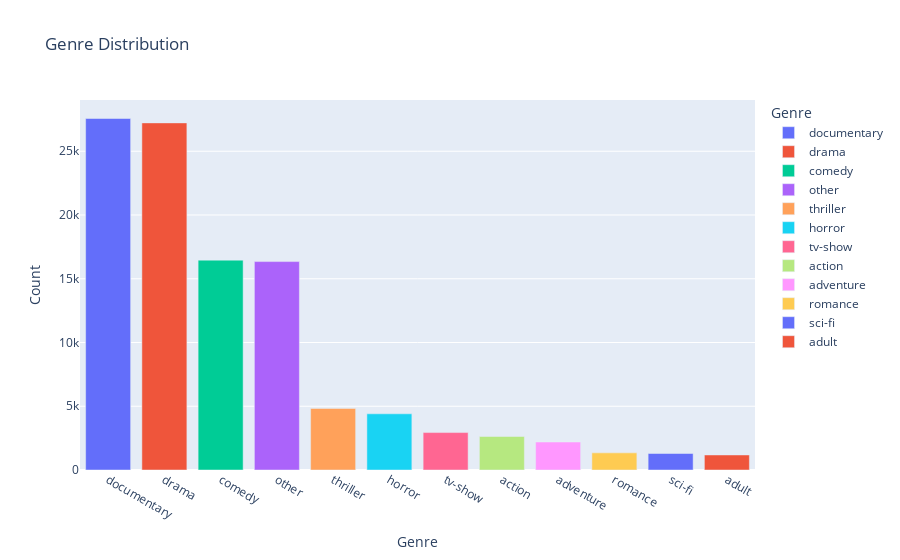

Write notebook code for a chart like this one.
### Code cell
genre = train_df['Genre'].value_counts()
fig = px.bar(genre, x=genre.index, y=genre, title='Genre Distribution', color=genre.index)
fig.update_layout(xaxis_title='Genre', yaxis_title='Count')
fig.show()

### Figure 1 — Plotly figure (JSON) as saved in the notebook; plotly's stock layout.template omitted (floating-point values rounded to 4 significant figures)
{"data": [{"alignmentgroup": "True", "hovertemplate": "Genre=%{x}<br>y=%{y}<extra></extra>", "legendgroup": "documentary", "marker": {"color": "#636efa", "pattern": {"shape": ""}}, "name": "documentary", "offsetgroup": "documentary", "orientation": "v", "showlegend": true, "textposition": "auto", "type": "bar", "x": ["documentary"], "xaxis": "x", "y": [27569], "yaxis": "y"}, {"alignmentgroup": "True", "hovertemplate": "Genre=%{x}<br>y=%{y}<extra></extra>", "legendgroup": "drama", "marker": {"color": "#EF553B", "pattern": {"shape": ""}}, "name": "drama", "offsetgroup": "drama", "orientation": "v", "showlegend": true, "textposition": "auto", "type": "bar", "x": ["drama"], "xaxis": "x", "y": [27225], "yaxis": "y"}, {"alignmentgroup": "True", "hovertemplate": "Genre=%{x}<br>y=%{y}<extra></extra>", "legendgroup": "comedy", "marker": {"color": "#00cc96", "pattern": {"shape": ""}}, "name": "comedy", "offsetgroup": "comedy", "orientation": "v", "showlegend": true, "textposition": "auto", "type": "bar", "x": ["comedy"], "xaxis": "x", "y": [16460], "yaxis": "y"}, {"alignmentgroup": "True", "hovertemplate": "Genre=%{x}<br>y=%{y}<extra></extra>", "legendgroup": "other", "marker": {"color": "#ab63fa", "pattern": {"shape": ""}}, "name": "other", "offsetgroup": "other", "orientation": "v", "showlegend": true, "textposition": "auto", "type": "bar", "x": ["other"], "xaxis": "x", "y": [16347], "yaxis": "y"}, {"alignmentgroup": "True", "hovertemplate": "Genre=%{x}<br>y=%{y}<extra></extra>", "legendgroup": "thriller", "marker": {"color": "#FFA15A", "pattern": {"shape": ""}}, "name": "thriller", "offsetgroup": "thriller", "orientation": "v", "showlegend": true, "textposition": "auto", "type": "bar", "x": ["thriller"], "xaxis": "x", "y": [4828], "yaxis": "y"}, {"alignmentgroup": "True", "hovertemplate": "Genre=%{x}<br>y=%{y}<extra></extra>", "legendgroup": "horror", "marker": {"color": "#19d3f3", "pattern": {"shape": ""}}, "name": "horror", "offsetgroup": "horror", "orientation": "v", "showlegend": true, "textposition": "auto", "type": "bar", "x": ["horror"], "xaxis": "x", "y": [4408], "yaxis": "y"}, {"alignmentgroup": "True", "hovertemplate": "Genre=%{x}<br>y=%{y}<extra></extra>", "legendgroup": "tv-show", "marker": {"color": "#FF6692", "pattern": {"shape": ""}}, "name": "tv-show", "offsetgroup": "tv-show", "orientation": "v", "showlegend": true, "textposition": "auto", "type": "bar", "x": ["tv-show"], "xaxis": "x", "y": [2936], "yaxis": "y"}, {"alignmentgroup": "True", "hovertemplate": "Genre=%{x}<br>y=%{y}<extra></extra>", "legendgroup": "action", "marker": {"color": "#B6E880", "pattern": {"shape": ""}}, "name": "action", "offsetgroup": "action", "orientation": "v", "showlegend": true, "textposition": "auto", "type": "bar", "x": ["action"], "xaxis": "x", "y": [2629], "yaxis": "y"}, {"alignmentgroup": "True", "hovertemplate": "Genre=%{x}<br>y=%{y}<extra></extra>", "legendgroup": "adventure", "marker": {"color": "#FF97FF", "pattern": {"shape": ""}}, "name": "adventure", "offsetgroup": "adventure", "orientation": "v", "showlegend": true, "textposition": "auto", "type": "bar", "x": ["adventure"], "xaxis": "x", "y": [2195], "yaxis": "y"}, {"alignmentgroup": "True", "hovertemplate": "Genre=%{x}<br>y=%{y}<extra></extra>", "legendgroup": "romance", "marker": {"color": "#FECB52", "pattern": {"shape": ""}}, "name": "romance", "offsetgroup": "romance", "orientation": "v", "showlegend": true, "textposition": "auto", "type": "bar", "x": ["romance"], "xaxis": "x", "y": [1344], "yaxis": "y"}, {"alignmentgroup": "True", "hovertemplate": "Genre=%{x}<br>y=%{y}<extra></extra>", "legendgroup": "sci-fi", "marker": {"color": "#636efa", "pattern": {"shape": ""}}, "name": "sci-fi", "offsetgroup": "sci-fi", "orientation": "v", "showlegend": true, "textposition": "auto", "type": "bar", "x": ["sci-fi"], "xaxis": "x", "y": [1293], "yaxis": "y"}, {"alignmentgroup": "True", "hovertemplate": "Genre=%{x}<br>y=%{y}<extra></extra>", "legendgroup": "adult", "marker": {"color": "#EF553B", "pattern": {"shape": ""}}, "name": "adult", "offsetgroup": "adult", "orientation": "v", "showlegend": true, "textposition": "auto", "type": "bar", "x": ["adult"], "xaxis": "x", "y": [1180], "yaxis": "y"}], "layout": {"barmode": "relative", "legend": {"title": {"text": "Genre"}, "tracegroupgap": 0}, "title": {"text": "Genre Distribution"}, "xaxis": {"anchor": "y", "categoryarray": ["documentary", "drama", "comedy", "other", "thriller", "horror", "tv-show", "action", "adventure", "romance", "sci-fi", "adult"], "categoryorder": "array", "domain": [0, 1], "title": {"text": "Genre"}}, "yaxis": {"anchor": "x", "domain": [0, 1], "title": {"text": "Count"}}}}
